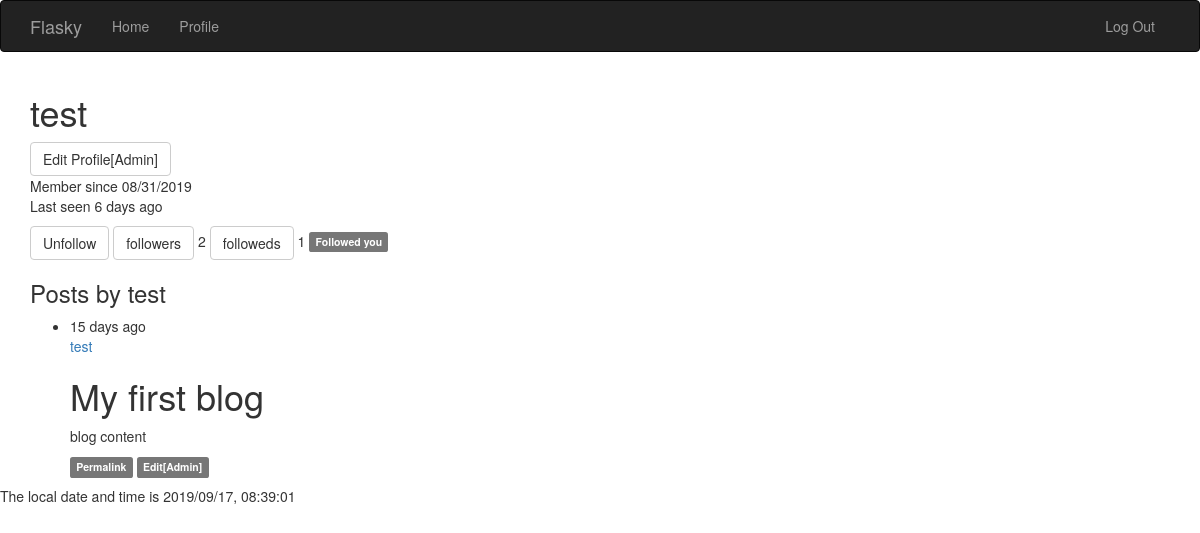
The app's page /user/test (signed in) with its own data.
### app/models.py (models this page shows, shortened)
class User(UserMixin, db.Model):
    __tablename__ = 'users'
    id = db.Column(db.Integer, primary_key=True)
    username = db.Column(db.String(65), unique=True, index=True)
    email = db.Column(db.String(65), unique=True, index=True)
    password_hash = db.Column(db.String(128))
    confirmed = db.Column(db.Boolean, default=False)
    name = db.Column(db.String(65))
    location = db.Column(db.String(65))
    about_me = db.Column(db.Text())
    member_since = db.Column(db.DateTime(), default=datetime.utcnow)
    last_seen    = db.Column(db.DateTime(), default=datetime.utcnow)
    role_id = db.Column(db.Integer, db.ForeignKey('roles.id'))
    posts = db.relationship('Post', backref='author', lazy='dynamic')
    followed = db.relationship('Follow', foreign_keys=[Follow.follower_id], backref=db.backref('follower', lazy='joined'), lazy='dynamic', cascade='all, delete-orphan')
    followers = db.relationship('Follow', foreign_keys=[Follow.followed_id], backref=db.backref('followed', lazy='joined'), lazy='dynamic', cascade='all, delete-orphan')
    @property
    def password(self):
        raise AttributeError('password is not a reable attribute')
    def can(self, permissions):
        return self.role is not None and ((self.role.permissions & permissions) == permissions)
    def is_administrator(self):
        return self.can(RolePermissionCode.ADMINISTRATOR)
    def ping(self):
        self.last_seen = datetime.utcnow()
        db.session.add(self)
    def is_following(self, user):
        return self.followed.filter_by(followed_id=user.id).first() is not None

class Post(db.Model):
    __tablename__ = 'posts'
    id = db.Column(db.Integer, primary_key=True)
    body = db.Column(db.Text())
    body_html = db.Column(db.Text())
    timestamp = db.Column(db.DateTime(), default=datetime.utcnow)
    author_id = db.Column(db.Integer, db.ForeignKey('users.id'))

### app/main/views.py (the view)
@main.route('/user/<username>')
def user(username):
    user = User.query.filter_by(username=username).first_or_404()
    posts = user.posts.order_by(Post.timestamp.desc()).all()
    return render_template('user.html', user=user, posts=posts)

### app/auth/views.py (called while the page is built)
@auth.before_app_request
def before_request():
    if current_user.is_authenticated:
        current_user.ping()
        if not current_user.confirmed \
        and request.endpoint[:5] != 'auth.' \
        and request.endpoint != 'static' :
            return redirect(url_for('auth.unconfirmed'))

### app/main/__init__.py (called while the page is built)
@main.app_context_processor
def inject_permissions():
    return dict(Permission=Permission)

### app/models.py (called while the page is built)
@login_manager.user_loader
def load_user(user_id):
    return User.query.get(int(user_id))

### app/templates/user.html (shortened to what this page needs)
{% extends 'base.html' %}
{% block page_content %}
<div class="page-head">
	<h1>{{ user.username }}</h1>
	{% if current_user.is_administrator() %}
	<a class="btn btn-default" href="{{ url_for('.edit_profile_admin', id=user.id) }}">Edit Profile[Admin]</a>
	{% endif %}
	<p>
		Member since {{ moment(user.member_since).format('L') }}
		Last seen {{ moment(user.last_seen).fromNow() }}
	</p>
	<p>
	{% if current_user.is_following(user) %}
		<a class="btn btn-default" href="{{ url_for('.unfollow', username=user.username) }}">Unfollow</a>
	{% else %}
		<a class="btn btn-primary" href="{{ url_for('.follow', username=user.username) }}">Follow</a>
	{% endif %}
		<a class="btn btn-default" href="{{ url_for('.followers', username=user.username) }}">followers</a>  {{ user.followers.count() }}
		<a class="btn btn-default" href="{{ url_for('.followeds', username=user.username) }}">followeds</a>  {{ user.followed.count() }}
	{% if user.is_following(current_user) %}
		<span class="label label-default">Followed you</span>
	{% endif %}
	<h3>Posts by {{ user.username }}</h3>
	{% include '_posts.html' %}
</div>
{% endblock %}

### app/templates/_posts.html
<ul class="posts">
	{% for post in posts %}
	<li class="post">
		<div class="post-content">
			<div class="post-date">
				{{ moment(post.timestamp).fromNow() }}
			</div>
			<div class="post-author">
				<a href="{{ url_for('.user', username=post.author.username) }}"> {{ post.author.username }} </a>
			</div>
			<div class="post-body">
				{%if post.body_html %}
				{{ post.body_html | safe }}
				{% else %}
				{{ post.body }}
				{% endif %}
			</div>
			<div class="post-footer">
				<a href="{{ url_for('.post', id=post.id) }}">
					<span class="label label-default">Permalink</span>
				</a>
				{% if current_user.id == post.author_id %}
				<a href="{{ url_for('.edit_post', id=post.id) }}">
					<span class="label label-default">Edit</span>
				</a>
				{% elif current_user.is_administrator() %}
				<a href="{{ url_for('.edit_post', id=post.id) }}">
					<span class="label label-default">Edit[Admin]</span>
				</a>
				{% endif %}
			</div>
		</div>
	</li>
	{% endfor %}
</ul>

### records on screen
User: username "test", member_since "08/31/2019", last_seen "6 days ago"
Post: timestamp "15 days ago", author.username "test", body_html "My first blog blog content"

### other values on screen
{{ user.followers.count() }} "2"
{{ user.followed.count() }} "1"
{{ moment().format('YYYY/MM/DD, HH:mm:ss',refresh=True) }} "2019/09/17, 08:39:01"
